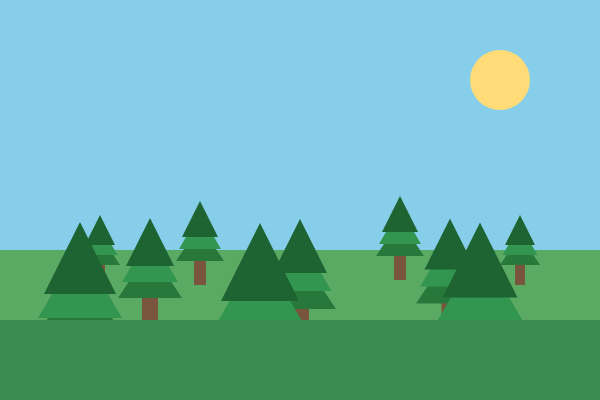
Frame 1 (no input)
Frame 60 (no input): identical to frame 1, image omitted
Frame 120 (the mouse pressed at the canvas centre since frame 60): identical to frame 1, image omitted

The p5.js sketch that drew this single still picture (run headless with seeded random() and noise() and a simulated clock; from frame 60 on, the mouse is pressed at the canvas centre):

// p5.js sketch
// ── sketch.js
function setup() {
  createCanvas(600, 400);
  noStroke();
}

function draw() {
  background(135, 206, 235); // sky

  // distant ground
  fill(90, 170, 100);
  rect(0, 250, width, 150);

  // sun
  fill(255, 220, 120);
  ellipse(500, 80, 60, 60);

  // distant trees
  drawTree(100, 260, 0.5);
  drawTree(200, 255, 0.6);
  drawTree(300, 265, 0.5);
  drawTree(400, 250, 0.6);
  drawTree(520, 260, 0.5);

  // midground trees
  drawTree(150, 290, 0.8);
  drawTree(300, 300, 0.9);
  drawTree(450, 295, 0.85);

  // foreground trees
  drawTree(80, 330, 1.2);
  drawTree(260, 340, 1.3);
  drawTree(480, 335, 1.25);

  // foreground grass
  fill(60, 140, 80);
  rect(0, 320, width, 80);
}

function drawTree(x, y, s) {
  push();
  translate(x, y);
  scale(s);

  // trunk
  fill(120, 85, 60);
  rect(-10, 0, 20, 50);

  // foliage layers
  fill(40, 120, 60);
  triangle(-40, 10, 0, -50, 40, 10);

  fill(50, 150, 80);
  triangle(-35, -10, 0, -70, 35, -10);

  fill(30, 100, 50);
  triangle(-30, -30, 0, -90, 30, -30);

  pop();
}
